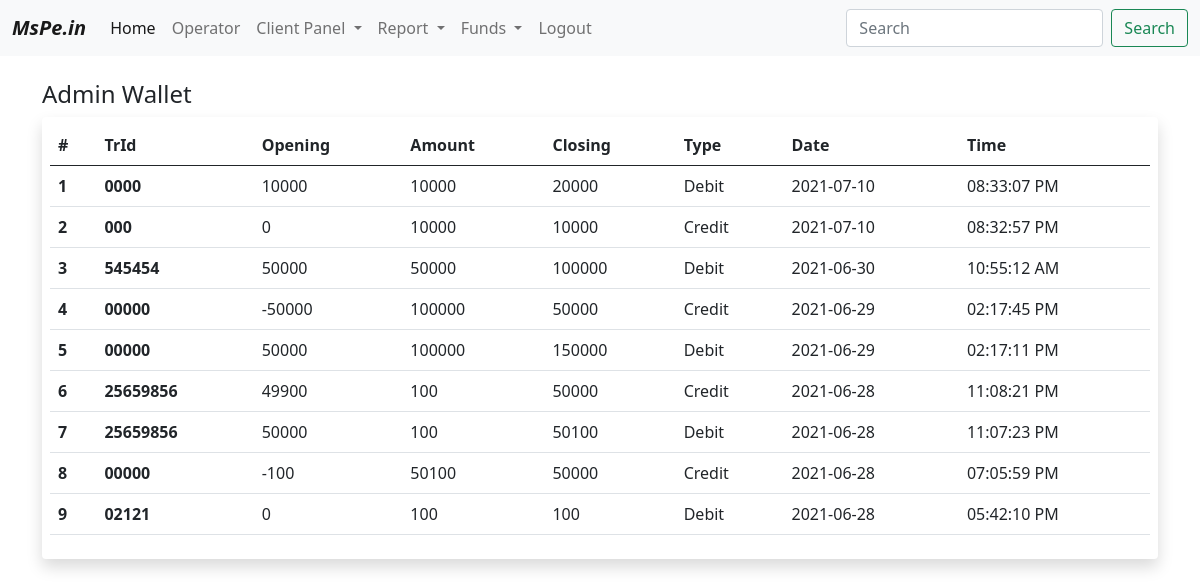
Page /admin/adwallet.php (signed in) on the committed database.
### tables this page shows
CREATE TABLE `ad_wallet` (
  `id` int(11) NOT NULL,
  `open` int(11) NOT NULL,
  `amount` int(11) NOT NULL,
  `type` varchar(10) NOT NULL,
  `date` varchar(50) NOT NULL,
  `time` varchar(12) NOT NULL,
  `trid` varchar(50) NOT NULL
);

### config/DbFunction.php (called while the page is built, shortened)
<?php
class DbFunction
{
	function ad_wallet_data()
	{
		$db = Database::getInstance();
		$mysqli = $db->getConnection();
		$query = "SELECT * FROM ad_wallet order by id desc LIMIT 15";
		$stmt = $mysqli->query($query);
		return $stmt;
	}
}

### admin/adwallet.php (the view, shortened to what this page needs)
<?php
if(!isset($_SESSION['adlogin']) || $_SESSION['adlogin'] =='')
{
header("location:index.php");
}else{
include '../config/DbFunction.php';
$obj = new DbFunction();
$addata = $obj->ad_wallet_data();
include 'includes/header.php';
?>
<br>
<div class="container ">
  <h4>Admin Wallet</h4>
  <div class="col-md-12 col-sm-12 shadow p-2 mb-5 bg-body rounded">
            <table class="table">
                <thead>
                    <tr>
                        <th>#</th>
                        <th>TrId</th>
                        <th>Opening</th>
                        <th>Amount</th>
                        <th>Closing</th>
                        <th>Type</th>
                        <th>Date</th>
                        <th>Time</th>
                    </tr>
                </thead>
                <tbody>
                    <?php
                        $i=0;
                    while ($data = $addata->fetch_object()) {
                    $close = $data->open + $data->amount ;
                        $i++;
                    ?>
                        <tr>
                            <th scope="row"><?php echo $i;?></th>
                            <th><?php echo $data->trid; ?></th>
                            <td><?php echo $data->open; ?></td>
                            <td><?php echo $data->amount; ?></td>
                             <td><?php echo $close ;?></td>
                             <td><?php echo $data->type;?></td>
                            <td><?php echo $data->date;?></td>
                            <td><?php echo $data->time;?></td>
                        </tr>
                    <?php } ?>
                </tbody>
            </table>
            </div>
</div>
 <?php
include "includes/footer.php";
}?>

### rows in the picture
ad_wallet: trid "0000", open "10000", amount "10000", close "20000", type "Debit", date "2021-07-10", time "08:33:07 PM"
ad_wallet: trid "000", open "0", amount "10000", type "Credit", date "2021-07-10", time "08:32:57 PM"
ad_wallet: trid "545454", open "50000", amount "50000", close "100000", type "Debit", date "2021-06-30", time "10:55:12 AM"
ad_wallet: trid "00000", open "-50000", amount "100000", close "50000", type "Credit", date "2021-06-29", time "02:17:45 PM"
ad_wallet: trid "00000", open "50000", amount "100000", close "150000", type "Debit", date "2021-06-29", time "02:17:11 PM"
ad_wallet: trid "25659856", open "49900", amount "100", close "50000", type "Credit", date "2021-06-28", time "11:08:21 PM"
ad_wallet: trid "25659856", open "50000", amount "100", close "50100", type "Debit", date "2021-06-28", time "11:07:23 PM"
ad_wallet: trid "00000", open "-100", amount "50100", close "50000", type "Credit", date "2021-06-28", time "07:05:59 PM"
ad_wallet: trid "02121", open "0", amount "100", type "Debit", date "2021-06-28", time "05:42:10 PM"
